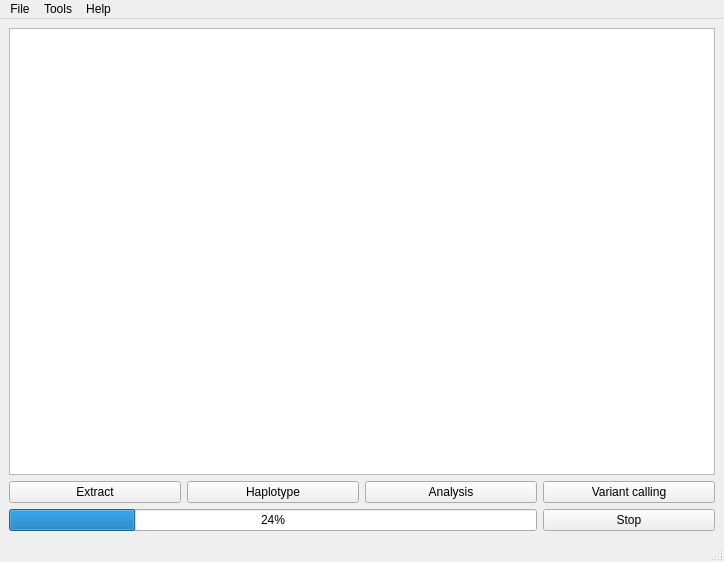
<?xml version="1.0" encoding="UTF-8"?>
<ui version="4.0">
 <class>MainWindow</class>
 <widget class="QMainWindow" name="MainWindow">
  <property name="geometry">
   <rect>
    <x>0</x>
    <y>0</y>
    <width>724</width>
    <height>562</height>
   </rect>
  </property>
  <property name="minimumSize">
   <size>
    <width>0</width>
    <height>20</height>
   </size>
  </property>
  <property name="windowTitle">
   <string>WGSE - Genome sequencing data manipulation tool</string>
  </property>
  <widget class="QWidget" name="centralwidget">
   <layout class="QGridLayout" name="gridLayout">
    <item row="0" column="0" colspan="4">
     <widget class="QTableWidget" name="fileInformationTable">
      <property name="sizePolicy">
       <sizepolicy hsizetype="MinimumExpanding" vsizetype="MinimumExpanding">
        <horstretch>0</horstretch>
        <verstretch>0</verstretch>
       </sizepolicy>
      </property>
      <property name="styleSheet">
       <string notr="true"/>
      </property>
      <property name="editTriggers">
       <set>QAbstractItemView::NoEditTriggers</set>
      </property>
      <property name="alternatingRowColors">
       <bool>true</bool>
      </property>
      <property name="showGrid">
       <bool>true</bool>
      </property>
      <property name="gridStyle">
       <enum>Qt::DotLine</enum>
      </property>
      <property name="sortingEnabled">
       <bool>false</bool>
      </property>
      <property name="columnCount">
       <number>0</number>
      </property>
      <attribute name="horizontalHeaderVisible">
       <bool>false</bool>
      </attribute>
      <attribute name="horizontalHeaderCascadingSectionResizes">
       <bool>false</bool>
      </attribute>
      <attribute name="horizontalHeaderStretchLastSection">
       <bool>true</bool>
      </attribute>
      <attribute name="verticalHeaderVisible">
       <bool>true</bool>
      </attribute>
      <attribute name="verticalHeaderCascadingSectionResizes">
       <bool>false</bool>
      </attribute>
      <attribute name="verticalHeaderMinimumSectionSize">
       <number>30</number>
      </attribute>
      <attribute name="verticalHeaderDefaultSectionSize">
       <number>30</number>
      </attribute>
      <attribute name="verticalHeaderHighlightSections">
       <bool>false</bool>
      </attribute>
      <attribute name="verticalHeaderStretchLastSection">
       <bool>false</bool>
      </attribute>
     </widget>
    </item>
    <item row="1" column="0">
     <widget class="QPushButton" name="extract">
      <property name="text">
       <string>Extract</string>
      </property>
     </widget>
    </item>
    <item row="1" column="1">
     <widget class="QPushButton" name="haplotype">
      <property name="text">
       <string>Haplotype</string>
      </property>
     </widget>
    </item>
    <item row="1" column="2">
     <widget class="QPushButton" name="analysis">
      <property name="text">
       <string>Analysis</string>
      </property>
     </widget>
    </item>
    <item row="1" column="3">
     <widget class="QPushButton" name="variant">
      <property name="text">
       <string>Variant calling</string>
      </property>
     </widget>
    </item>
    <item row="4" column="0" colspan="3">
     <widget class="QProgressBar" name="progress">
      <property name="sizePolicy">
       <sizepolicy hsizetype="MinimumExpanding" vsizetype="Fixed">
        <horstretch>0</horstretch>
        <verstretch>0</verstretch>
       </sizepolicy>
      </property>
      <property name="minimumSize">
       <size>
        <width>0</width>
        <height>0</height>
       </size>
      </property>
      <property name="value">
       <number>24</number>
      </property>
     </widget>
    </item>
    <item row="4" column="3">
     <widget class="QPushButton" name="stop">
      <property name="sizePolicy">
       <sizepolicy hsizetype="Minimum" vsizetype="Fixed">
        <horstretch>0</horstretch>
        <verstretch>0</verstretch>
       </sizepolicy>
      </property>
      <property name="minimumSize">
       <size>
        <width>0</width>
        <height>0</height>
       </size>
      </property>
      <property name="text">
       <string>Stop</string>
      </property>
     </widget>
    </item>
   </layout>
  </widget>
  <widget class="QMenuBar" name="menubar">
   <property name="geometry">
    <rect>
     <x>0</x>
     <y>0</y>
     <width>724</width>
     <height>21</height>
    </rect>
   </property>
   <property name="sizePolicy">
    <sizepolicy hsizetype="MinimumExpanding" vsizetype="Minimum">
     <horstretch>0</horstretch>
     <verstretch>0</verstretch>
    </sizepolicy>
   </property>
   <widget class="QMenu" name="menuFile">
    <property name="title">
     <string>File</string>
    </property>
    <addaction name="actionOpen"/>
    <addaction name="actionSettings"/>
    <addaction name="separator"/>
    <addaction name="actionExit"/>
   </widget>
   <widget class="QMenu" name="menuHelp">
    <property name="title">
     <string>Help</string>
    </property>
    <addaction name="actionDocumentation"/>
    <addaction name="actionAbout"/>
   </widget>
   <widget class="QMenu" name="menuTools">
    <property name="title">
     <string>Tools</string>
    </property>
    <addaction name="actionLog_viewer"/>
    <addaction name="actionGenomes"/>
    <addaction name="separator"/>
    <addaction name="actionCreate_launcher_on_desktop"/>
   </widget>
   <addaction name="menuFile"/>
   <addaction name="menuTools"/>
   <addaction name="menuHelp"/>
  </widget>
  <widget class="QStatusBar" name="statusbar"/>
  <action name="actionSettings">
   <property name="text">
    <string>Settings</string>
   </property>
  </action>
  <action name="actionOpen">
   <property name="text">
    <string>Open</string>
   </property>
  </action>
  <action name="actionExit">
   <property name="text">
    <string>Exit</string>
   </property>
  </action>
  <action name="actionDocumentation">
   <property name="text">
    <string>Documentation</string>
   </property>
  </action>
  <action name="actionAbout">
   <property name="text">
    <string>About</string>
   </property>
  </action>
  <action name="actionLog_viewer">
   <property name="text">
    <string>Log viewer</string>
   </property>
  </action>
  <action name="actionGenomes">
   <property name="text">
    <string>Reference genomes</string>
   </property>
  </action>
  <action name="actionCreate_launcher_on_desktop">
   <property name="text">
    <string>Create launcher on desktop</string>
   </property>
  </action>
 </widget>
 <resources/>
 <connections>
  <connection>
   <sender>actionExit</sender>
   <signal>triggered()</signal>
   <receiver>MainWindow</receiver>
   <slot>close()</slot>
   <hints>
    <hint type="sourcelabel">
     <x>-1</x>
     <y>-1</y>
    </hint>
    <hint type="destinationlabel">
     <x>361</x>
     <y>280</y>
    </hint>
   </hints>
  </connection>
 </connections>
</ui>
